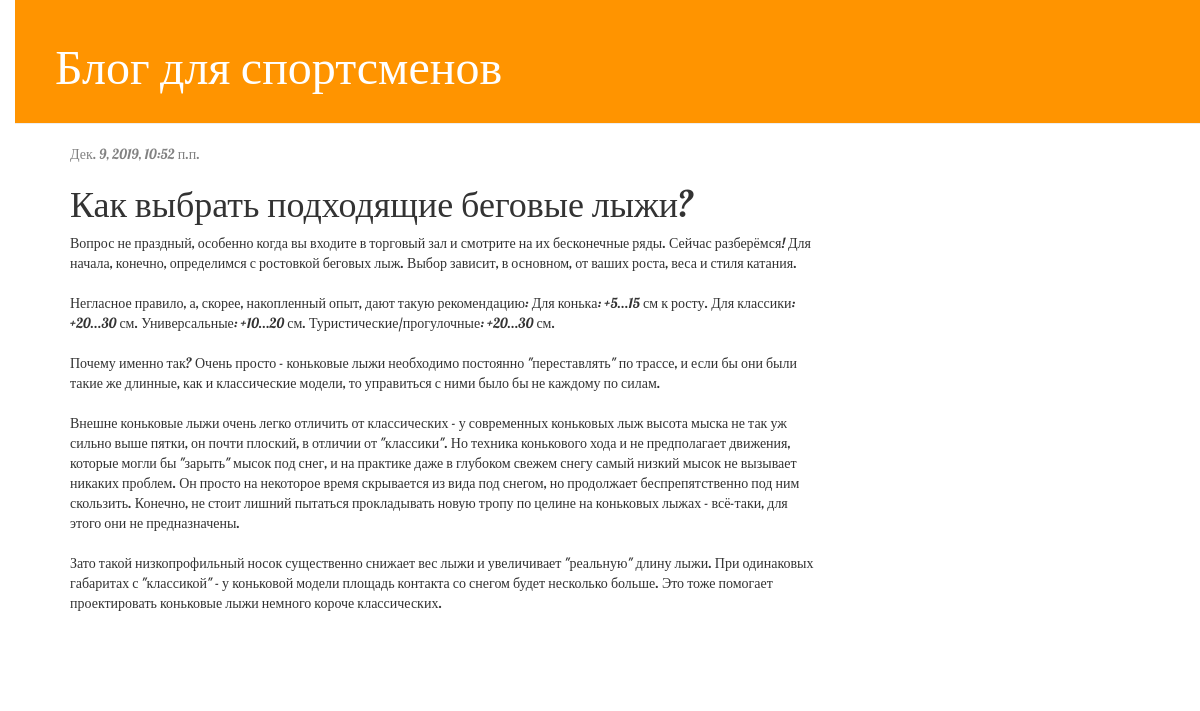
The app's page /post/1/ with its own data.
### blog/models.py (models this page shows, shortened)
class Post(models.Model):
    author = models.ForeignKey(settings.AUTH_USER_MODEL, on_delete=models.CASCADE)
    title = models.CharField(max_length=200)
    text = models.TextField()
    created_date = models.DateTimeField(default=timezone.now)
    published_date = models.DateTimeField(blank=True, null=True)

### blog/views.py (the view)
# urls.py: path('post/<int:pk>/', views.post_detail, name='post_detail'),
def post_detail(request, pk):
    post = get_object_or_404(Post, pk=pk)
    return render(request, 'blog/post_detail.html', {'post': post})

### blog/templates/blog/post_detail.html (shortened to what this page needs)
{% extends 'blog/base.html' %}
{% block content %}
    <div class="post">
        {% if post.published_date %}
            <div class="date">
                {{ post.published_date }}
            </div>
        {% endif %}
        <h1>{{ post.title }}</h1>
        <p>{{ post.text|linebreaksbr }}</p>
    </div>
        {% load disqus_tags %}
{% endblock %}

### blog/static/css/blog.css (style rules this page uses)
body { padding-left: 15px; font-family: 'Lobster'; }
h1, h2, h3, h4 { font-family: 'Lobster', cursive; }
.date { color: #828282; }
.post { margin-bottom: 70px; }

### records on screen
Post: published_date "Дек. 9, 2019, 10:52 п.п.", title "Как выбрать подходящие беговые лыжи?", text "Вопрос не праздный, особенно когда вы входите в торговый зал и смотрите на их бесконечные ряды. Сейчас разберёмся! Для начала, конечно, определимся с ростовкой беговых лыж. Выбор зависит, в основном, от ваших роста, веса и стиля катания. Негласное правило, а, скорее, накопленный опыт, дают такую рекомендацию: Для конька: +5...15 см к росту. Для классики: +20...30 см. Универсальные: +10...20 см. Туристические/прогулочные: +20...30 см. Почему именно так? Очень просто - коньковые лыжи необходимо постоянно \"переставлять\" по трассе, и если бы они были такие же длинные, как и классические модели, то управиться с ними было бы не каждому по силам. Внешне коньковые лыжи очень легко отличить от…"
